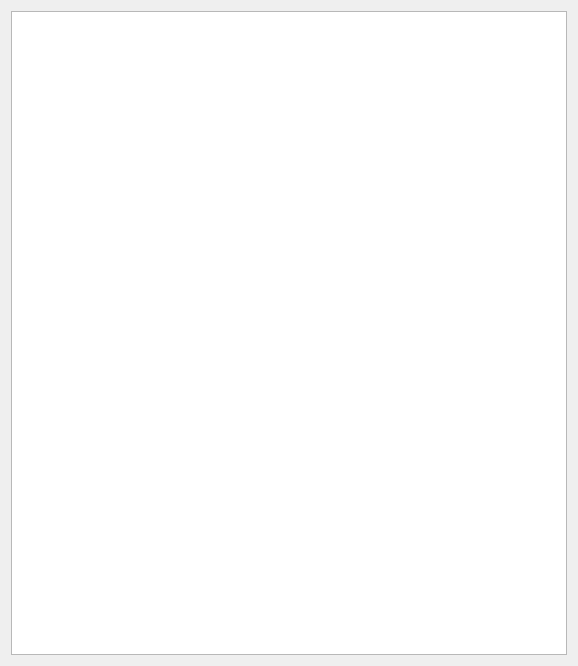
<?xml version="1.0" encoding="UTF-8"?>
<ui version="4.0">
 <class>readerwindowClass</class>
 <widget class="QWidget" name="readerwindowClass">
  <property name="geometry">
   <rect>
    <x>0</x>
    <y>0</y>
    <width>578</width>
    <height>666</height>
   </rect>
  </property>
  <property name="windowTitle">
   <string>readerwindows</string>
  </property>
  <layout class="QVBoxLayout" name="verticalLayout">
   <item>
    <widget class="QGraphicsView" name="graphicsView"/>
   </item>
  </layout>
 </widget>
 <layoutdefault spacing="6" margin="11"/>
 <resources/>
 <connections/>
</ui>
